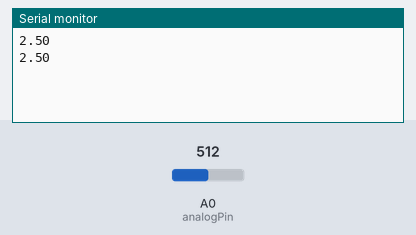
The sketch below on a simulated Arduino Uno, built with avr-gcc and run on an emulated ATmega328P. On the bench: the last lines printed to the serial monitor. The test bench sets the inputs (shaded band); at power-on: A0 (analogPin) = 512.

Above: at 1.8 s.
1.9 s: A0 (analogPin) set to 716
At 2.8 s:
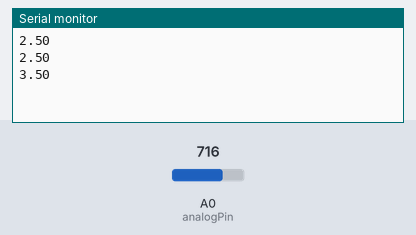
3.4 s: A0 (analogPin) set to 900
At 4.6 s:
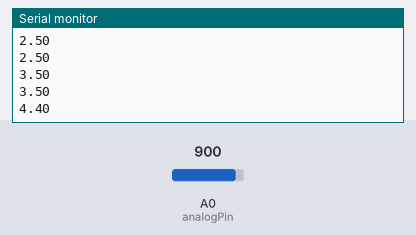
Timing chart, 0 to 6.4 s (numbered marks = the images above; inputs shaded):
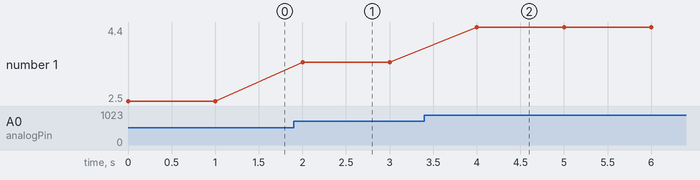

Measured:
- after the input at 1.9 s, the serial monitor: prints a new line after 0.10 s (image 1)
- after the input at 3.4 s, the serial monitor: prints a new line after 0.60 s (image 2)
- plotted number 1: 2.5 → 3.5 after the input at 1.9 s, 3.5 → 4.4 after the input at 3.4 s

The sketch:

read_analog_pin.ino
```cpp
int analogPin = 0;     //ポテンショメーターの真ん中の端子をアナログピンの3番に接続
int val = 0;

void setup() {
  Serial.begin(9600);
}

void loop() {
  val = analogRead(analogPin);
  Serial.println(val* 5.0 / 1023.0);
  delay(1000);
}
```
